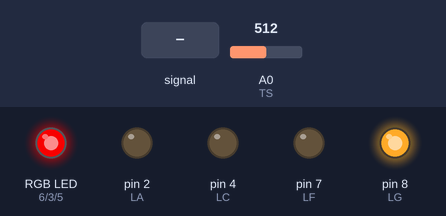
A sketch run on a simulated Arduino Uno, built with avr-gcc and run on an emulated ATmega328P. Shown: an RGB LED mixed from three pins (HIGH = lit), output pins drawn as LEDs (lit = HIGH). Inputs (shaded band) come from the test bench; at power-on: A0 (TS) = 512.

Above: at 1.2 s.
1.3 s: A0 (TS) fed a 200 Hz sine of ±81 counts around its level
At 1.5 s:
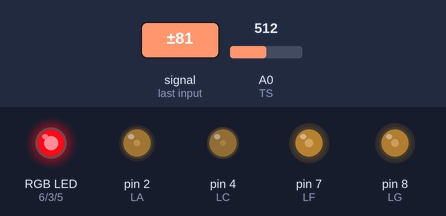
4.3 s: A0 (TS) set to 716
At 5.3 s:
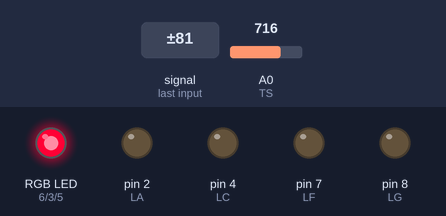
5.8 s: A0 (TS) fed a 1000 Hz sine of ±255 counts around its level
At 6.1 s:
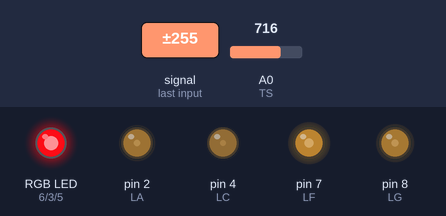
8.8 s: A0 (TS) set to 22
At 9.2 s:
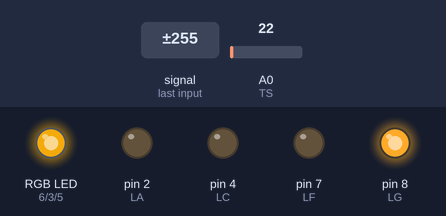
10.3 s: A0 (TS) set to 23
At 11.3 s:
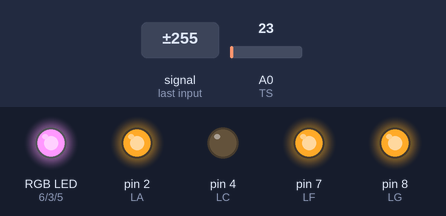
Timing chart, 0 to 11.2 s (numbered marks = the images above; inputs shaded):
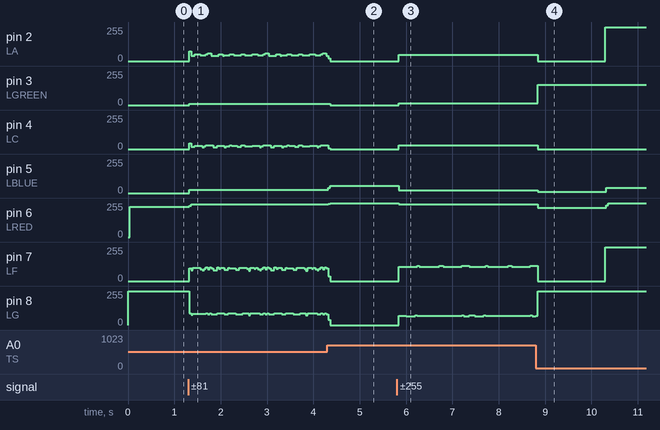

Measured:
- after the input at 1.3 s, pin 3 (LGREEN): 0/255 → 10/255 at once; pin 5 (LBLUE): 0/255 → 23/255 at once; pin 6 (LRED): 228/255 → 244/255 at once
- after the input at 4.3 s, pin 3 (LGREEN): 10/255 → 0/255 after 0.06 s; pin 5 (LBLUE): 23/255 → 53/255 at once; pin 6 (LRED): 244/255 → 255/255 at once
- after the input at 5.8 s, pin 2 (LA): 0/255 → 47/255 at once; pin 3 (LGREEN): 0/255 → 12/255 at once; pin 4 (LC): 0/255 → 28/255 at once; pin 5 (LBLUE): 53/255 → 21/255 at once; pin 6 (LRED): 255/255 → 245/255 at once
- after the input at 8.8 s, pin 2 (LA): 47/255 → 0/255 at once; pin 3 (LGREEN): 12/255 → 152/255 at once; pin 4 (LC): 28/255 → 0/255 at once; pin 5 (LBLUE): 21/255 → 10/255 at once; pin 6 (LRED): 245/255 → 218/255 at once
- after the input at 10.3 s, pin 2 (LA), pin 7 (LF): 0/255 → 255/255 at once; pin 5 (LBLUE): 10/255 → 41/255 at once; pin 6 (LRED): 218/255 → 255/255 at once

The sketch:

taller_05.ino
```cpp
/**
  Electrónica Digital
  Taller 4
  Members:
           - Camila Barona Cabrera
           - Maria Antonia Rincón
           - Valeria Suarez
           - Sofia Uribe
           - Juan Manuel Young Hoyos
  Teacher: David Velásquez
*/

#define TS 0 // This PIN refers to the temperature sensor.
#define LGREEN 3 // This PIN refers to green value of LED RGB.
#define LBLUE 5 // This PIN refers to blue value of LED RGB.
#define LRED 6 // This PIN refers to red value of LED RGB,
#define LA 2 // This PIN refers to 'a' LED of the seven-segment display (SSD).
#define LB 3 // This PIN refers to 'b' LED of the seven-segment display (SSD).
#define LC 4 // This PIN refers to 'c' LED of the seven-segment display (SSD).
#define LD 5 // This PIN refers to 'd' LED of the seven-segment display (SSD).
#define LE 6 // This PIN refers to 'e' LED of the seven-segment display (SSD).
#define LF 7 // This PIN refers to 'f' LED of the seven-segment display (SSD).
#define LG 8 // This PIN refers to 'g' LED of the seven-segment display (SSD).

float temperature; // Saves the temperature of the environment.

/**
 * @parameters temperature -> float
 * @return temperature times 500 and divide by 1024
 * This method returns the temperature on Celcius (°C).
 */
float getTemperatureOnCelsius(float temperature)
{
  return (temperature * 500) / 1024; // Divides the temperature by 1024 and times 500.
}

/**
 * @parameters temperature -> float
 * @return the temperature unit
 * This method returns the unit of the temperature.
 */
int getUnit(float temperature)
{
  return (int) temperature % 10;
}

/**
 * @parameters none
 * @return void
 * Set in low (turn off) all the outputs.
 */
void turnOffOutputs()
{
  digitalWrite(LBLUE, LOW);
  digitalWrite(LGREEN, LOW);
  digitalWrite(LRED, LOW);
  digitalWrite(LA, LOW);
  digitalWrite(LB, LOW);
  digitalWrite(LC, LOW);
  digitalWrite(LD, LOW);
  digitalWrite(LE, LOW);
  digitalWrite(LF, LOW);
  digitalWrite(LG, LOW);
}

/**
 * @parameters a, b, c, d, e, f, g -> int
 * @return void
 * This method brings turn on or turn off any LED of the seven-segment display.
 */
void turnOnDisplay(int a, int b, int c, int d, int e, int f, int g)
{
  digitalWrite(LA, a); // Can turn on or turn off 'a' LED of the seven-segment display (SSD).
  digitalWrite(LB, b); // Can turn on or turn off 'b' LED of the seven-segment display (SSD).
  digitalWrite(LC, c); // Can turn on or turn off 'c' LED of the seven-segment display (SSD).
  digitalWrite(LD, d); // Can turn on or turn off 'd' LED of the seven-segment display (SSD).
  digitalWrite(LE, e); // Can turn on or turn off 'e' LED of the seven-segment display (SSD).
  digitalWrite(LF, f); // Can turn on or turn off 'f' LED of the seven-segment display (SSD).
  digitalWrite(LG, g); // Can turn on or turn off 'g' LED of the seven-segment display (SSD).
}

/**
 * @parameters number -> int
 * @return void
 * This method  shows the parameter on the seven-segment display (SSD).
 */
void showNumber(int number)
{
  switch (number)
  {
    case 0:
      turnOnDisplay(0, 0, 0, 0, 0, 0, 1); // Show '0' on the seven-segment display (SSD).
      break;

    case 1:
      turnOnDisplay(1, 0, 0, 1, 1, 1, 1); // Show '1' on the seven-segment display (SSD).
      break;

    case 2:
      turnOnDisplay(0, 0, 1, 0, 0, 1, 0); // Show '2' on the seven-segment display (SSD).
      break;

    case 3:
      turnOnDisplay(0, 0, 0, 0, 1, 1, 0); // Show '3' on the seven-segment display (SSD).
      break;

    case 4:
      turnOnDisplay(1, 0, 0, 1, 1, 0, 0); // Show '4' on the seven-segment display (SSD).
      break;

    case 5:
      turnOnDisplay(0, 1, 0, 0, 1, 0, 0); // Show '5' on the seven-segment display (SSD).
      break;

    case 6:
      turnOnDisplay(0, 1, 0, 0, 0, 0, 0); // Show '6' on the seven-segment display (SSD).
      break;

    case 7:
      turnOnDisplay(0, 0, 0, 1, 1, 1, 1); // Show '7' on the seven-segment display (SSD).
      break;

    case 8:
      turnOnDisplay(0, 0, 0, 0, 0, 0, 0); // Show '8' on the seven-segment display (SSD).
      break;

    case 9:
      turnOnDisplay(0, 0, 0, 1, 1, 0, 0); // Show '9' on the seven-segment display (SSD).
      break;
  }
}

/**
 * @parameters color -> int
 * @return void
 * This method can show three different colors depending of the case.
 */
void turnOnRGBLED(int color)
{
  switch (color)
  {
    case 1: // Shows yellow
      analogWrite(LRED, 255);
      analogWrite(LGREEN, 201);
      analogWrite(LBLUE, 14);
      break;
    case 2: // Shows orange
      analogWrite(LRED, 255);
      analogWrite(LGREEN, 128);
      analogWrite(LBLUE, 0);
      break;
    case 3: // Shows red
      analogWrite(LRED, 255);
      analogWrite(LGREEN, 0);
      analogWrite(LBLUE, 0);
      break;
    default: // Shows nothing
      break;
  }
}

/**
 * @parameters none
 * @return void
 * This is the core of the program.
 */
void core()
{
  temperature = analogRead(TS); // Get the temperature of the environment.
  temperature = getTemperatureOnCelsius(temperature); // Convert the temperature to Celcius.

  showNumber(getUnit(temperature)); // Shows the unit on the SSD.

  if (temperature > 32) // If the temperature is higher than 32 shows a color.
    turnOnRGBLED(3); // Shows red color.
  else if (temperature <= 32 && temperature > 30) // If temperature is 32-30 range shows a color.
    turnOnRGBLED(2); // Shows orange color.
  else if(temperature <= 28) // If the temperature is lower than 28 shows a color.
    turnOnRGBLED(1); // Shows yellow color.
}

void setup()
{
  pinMode(LBLUE, OUTPUT); // Defines LBLUE as OUTPUT.
  pinMode(LGREEN, OUTPUT); // Defines LGREEN as OUTPUT.
  pinMode(LRED, OUTPUT); // Defines LRED as OUTPUT.
  pinMode(LA, OUTPUT); // Defines LA as OUTPUT.
  pinMode(LB, OUTPUT); // Defines LB as OUTPUT.
  pinMode(LC, OUTPUT); // Defines LC as OUTPUT.
  pinMode(LD, OUTPUT); // Defines LD as OUTPUT.
  pinMode(LE, OUTPUT); // Defines LE as OUTPUT.
  pinMode(LF, OUTPUT); // Defines LF as OUTPUT.
  pinMode(LG, OUTPUT); // Defines LG as OUTPUT.

  turnOffOutputs(); // turn off the outputs.
}

void loop()
{
  core(); // Execute the core function.
}
```
